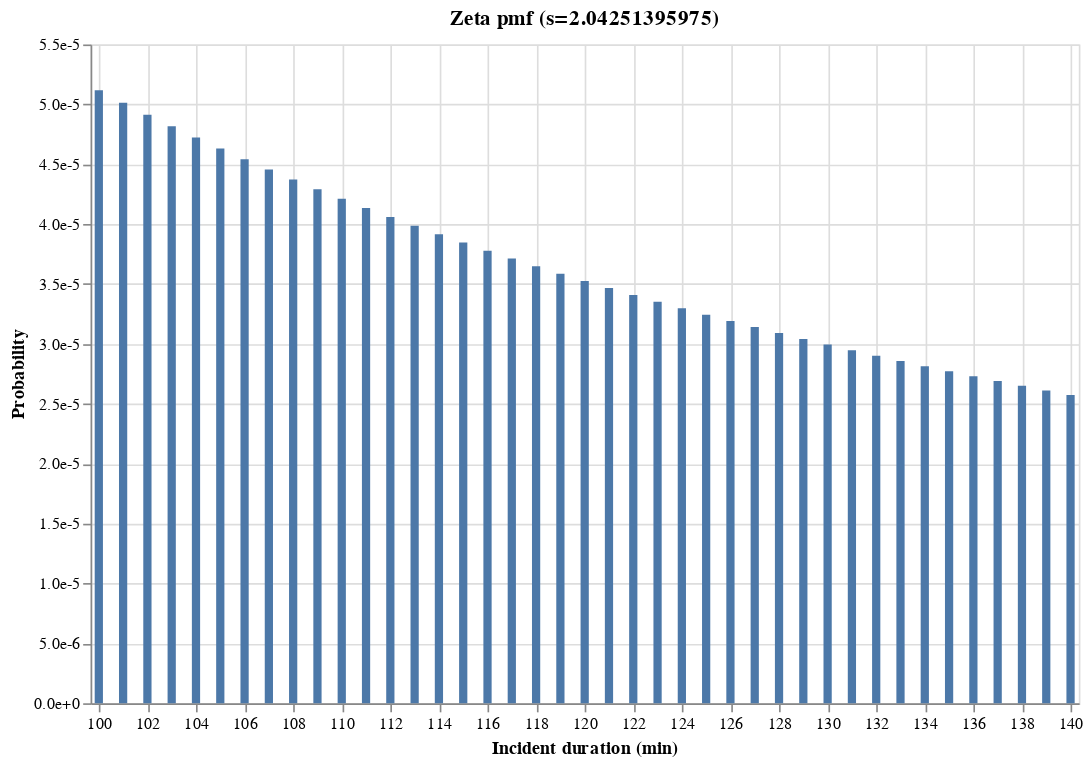

Notebook source saved alongside this figure:
### Code cell
# Centered around 120 min

xmin = 100
xmax = 140
#ymin = 0
#ymax = 5.5e-5
ymin=1e-10
ymax=1e-4


alt.Chart(df_pf).mark_bar().encode(
    x=alt.X('x', 
            title="Incident duration (min)", 
            scale=alt.Scale(domain=(xmin, xmax))),
    y=alt.Y('zeta', 
            title='Probability',
            axis=alt.Axis(format=".1e")
           )
).transform_filter(
    alt.FieldRangePredicate(
        field='x',
        range = [xmin, xmax]
    )
).properties(
    title='Zeta pmf (s=2.04251395975)',
    width=width,
    height=height
)

### Figure 1 — Vega-Lite specification as saved in the notebook (floating-point values rounded to 4 significant figures; data arrays with more than 128 entries replaced by an {"elided": "..."} marker saying what was removed)
{"config": {"view": {"continuousWidth": 300, "continuousHeight": 300}}, "data": {"name": "data-6d7b39a3cc66dd15e755921709e887fd"}, "mark": {"type": "bar"}, "encoding": {"x": {"field": "x", "scale": {"domain": [100, 140]}, "title": "Incident duration (min)", "type": "quantitative"}, "y": {"axis": {"format": ".1e"}, "field": "zeta", "title": "Probability", "type": "quantitative"}}, "height": 400, "title": "Zeta pmf (s=2.04251395975)", "transform": [{"filter": {"field": "x", "range": [100, 140]}}], "width": 600, "$schema": "https://vega.github.io/schema/vega-lite/v5.20.1.json", "datasets": {"data-6d7b39a3cc66dd15e755921709e887fd": {"elided": "479 records"}}}
